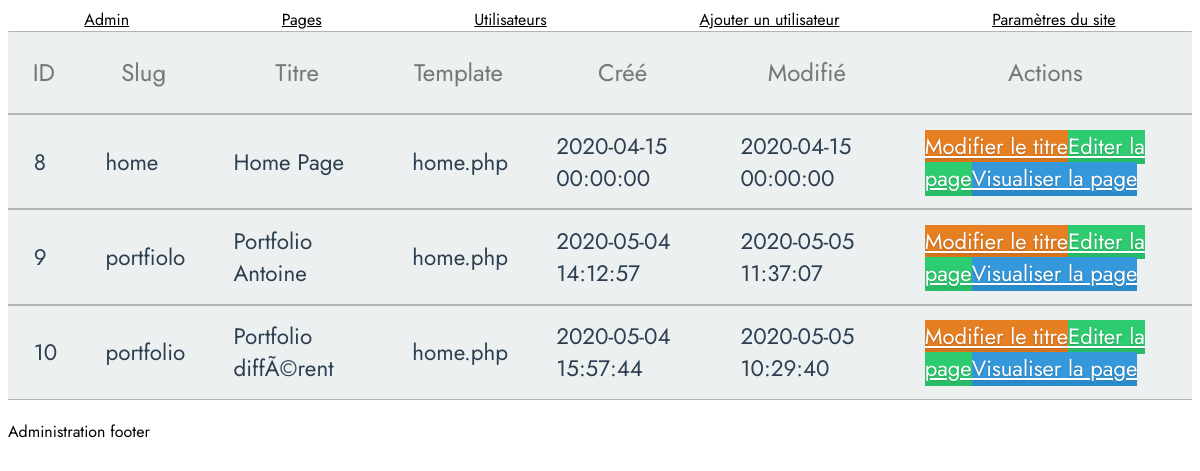
Screenshot of /admin/admin.php?view=pages-admin (signed in) with the database file from the repository.
### tables this page shows
CREATE TABLE `pages` (
  `id` int(11) NOT NULL,
  `title` varchar(255) NOT NULL,
  `pretty_title` varchar(255) NOT NULL,
  `template` varchar(255) NOT NULL,
  `created` datetime NOT NULL,
  `modified` datetime NOT NULL
);

### admin/templates/views/pages-admin.php (the view, shortened to what this page needs)
<?php
$dbh = new PDO('mysql:host=robinoelou.mysql.db;dbname=robinoelou', 'robinoelou', '87HsEKcf9LAHTfM');
$r = $dbh->prepare('SELECT * FROM pages');
$r->execute();
$pages = $r->fetchAll();
?>
<!DOCTYPE html>
<html lang="fr">
<head>
    <link rel="stylesheet" href="http://<?php echo $_SERVER['HTTP_HOST']?>/admin/assets/css/admin.css">
</head>
<body>
<table class="flat-table">
    <thead>
    <tr>
        <th>ID</th>
        <th>Slug</th>
	      <th>Titre</th>
        <th>Template</th>
        <th>Créé</th>
        <th>Modifié</th>
        <th>Actions</th>
    </tr>
    </thead>
    <tbody>
    <?php
    foreach($pages as $page) {
        echo '<tr>';
            echo'<td>'.$page['id'].'</td>';
            echo'<td>'.$page['title'].'</td>';
            echo'<td>'.$page['pretty_title'].'</td>';
            echo'<td>'.$page['template'].'</td>';
            echo'<td>'.$page['created'].'</td>';
            echo'<td>'.$page['modified'].'</td>';
            echo'<td><a class="btn-flat orange" href="/admin/admin.php?view=edit-page-settings&id='.$page['id'].'&title='.$page['title']. '&template=' . $page['template'] . '&prettyTitle='. $page['pretty_title'].'">Modifier le titre</a><a class="btn-flat green" href="/ctm-render.php?page='.$page['title'].'&preview=true">Editer la page</a><a class="btn-flat blue" href="/ctm-render.php?page='.$page['title'].'">Visualiser la page</a></td>';
        echo '</tr>';
    }
    ?>
    </tbody>
</table>
</body>
</html>

### admin/admin.php (shortened to what this page needs)
<?php
if (isset($_SESSION['userid']) && !empty($_SESSION['userid'])) {
    if (isset($_GET['view'])) {
        $view = $_GET['view'];
    } else {
        $view = 'admin-main';
    }
    include('./templates/admin-header.php');
    include('./templates/views/'.$view.'.php');
    include('./templates/admin-footer.php');
}

### admin/templates/admin-header.php (shortened to what this page needs)
<!DOCTYPE html>
<html lang="fr">
<head>
    <link rel="stylesheet" href="http://<?php echo $_SERVER['HTTP_HOST']?>/admin/assets/css/admin.css">
</head>
<body>
<header>
    <nav>
        <a href="/admin/admin.php">Admin</a>
        <a href="/admin/admin.php?view=pages-admin">Pages</a>
        <a href="/admin/admin.php?view=user-list">Utilisateurs</a>
        <a href="/admin/admin.php?view=add-user-form">Ajouter un utilisateur</a>
        <a href="#">Paramètres du site</a>
    </nav>
</header>

### admin/templates/admin-footer.php
<footer>
	<p>Administration footer</p>
</footer>
</body>
</html>

### admin/assets/css/admin.css (style rules this page uses)
* { font-family: 'Jost', sans-serif; }
a, a:visited, a:hover, a:active { color: black; text-decoration: underline; }
header nav { display: flex; flex-wrap: wrap; justify-content: space-around; align-content: center; }
.flat-table { margin-bottom: 20px; border-collapse:collapse; font-family: 'Lato', Calibri, Arial, sans-serif; border: none; border-radius: 3px; -webkit-border-radius: 3px; -moz-border-radius: 3px; }
.flat-table th, .flat-table td { box-shadow: inset 0 -1px rgba(0,0,0,0.25), inset 0 1px rgba(0,0,0,0.25); }
.flat-table th { font-weight: normal; -webkit-font-smoothing: antialiased; padding: 1em; color: rgba(0,0,0,0.45); text-shadow: 0 0 1px rgba(0,0,0,0.1); font-size: 1.5em; }
.flat-table td { color: #2c3e50; padding: 0.7em 1em 0.7em 1.15em; text-shadow: 0 0 1px rgba(255,255,255,0.1); font-size: 1.4em; }
.flat-table tr { -webkit-transition: background 0.3s, box-shadow 0.3s; -moz-transition: background 0.3s, box-shadow 0.3s; transition: background 0.3s, box-shadow 0.3s; }
.flat-table { background: #ecf0f1; }
.btn-flat { position: relative; vertical-align: top; width: 100%; height: 60px; padding: 0; font-size: 22px; color: white; text-align: center; text-shadow: 0 1px 2px rgba(0, 0, 0, 0.25); }
.btn-flat.blue { background: #3498db; border: 0; border-bottom: 2px solid #2a8bcc; cursor: pointer; -webkit-box-shadow: inset 0 -2px #2a8bcc; box-shadow: inset 0 -2px #2a8bcc; }
.btn-flat.orange { background: #e67e22; border: 0; border-bottom: 2px solid #da751c; cursor: pointer; -webkit-box-shadow: inset 0 -2px #da751c; box-shadow: inset 0 -2px #da751c; }
.btn-flat.green { background: #2ecc71; border: 0; border-bottom: 2px solid #28be68; cursor: pointer; -webkit-box-shadow: inset 0 -2px #28be68; box-shadow: inset 0 -2px #28be68; }

### rows the page displays
pages: id "8", title "home", pretty_title "Home Page", template "home.php", created "2020-04-15 00:00:00", modified "2020-04-15 00:00:00"
pages: id "9", title "portfiolo", pretty_title "Portfolio Antoine", template "home.php", created "2020-05-04 14:12:57", modified "2020-05-05 11:37:07"
pages: id "10", title "portfolio", pretty_title "Portfolio diffÃ©rent", template "home.php", created "2020-05-04 15:57:44", modified "2020-05-05 10:29:40"
